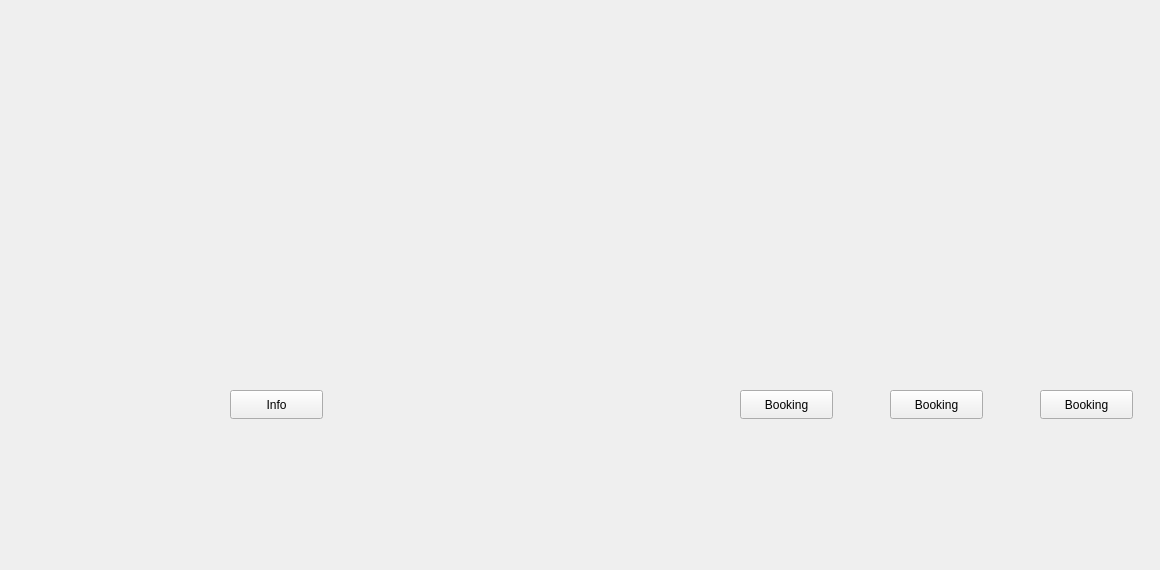
      <widget class="QWidget" name="tab_9">
       <attribute name="title">
        <string>Floor 0</string>
       </attribute>
       <widget class="QLabel" name="label_9">
        <property name="geometry">
         <rect>
          <x>10</x>
          <y>0</y>
          <width>1141</width>
          <height>561</height>
         </rect>
        </property>
        <property name="text">
         <string/>
        </property>
        <property name="pixmap">
         <pixmap>C:/Users/thekr/Downloads/Layout.png</pixmap>
        </property>
        <property name="scaledContents">
         <bool>true</bool>
        </property>
       </widget>
       <widget class="QPushButton" name="BookingRoom_0">
        <property name="geometry">
         <rect>
          <x>740</x>
          <y>390</y>
          <width>93</width>
          <height>29</height>
         </rect>
        </property>
        <property name="text">
         <string>Booking</string>
        </property>
       </widget>
       <widget class="QPushButton" name="BookingRoom_1">
        <property name="geometry">
         <rect>
          <x>890</x>
          <y>390</y>
          <width>93</width>
          <height>29</height>
         </rect>
        </property>
        <property name="text">
         <string>Booking</string>
        </property>
       </widget>
       <widget class="QPushButton" name="BookingRoom_2">
        <property name="geometry">
         <rect>
          <x>1040</x>
          <y>390</y>
          <width>93</width>
          <height>29</height>
         </rect>
        </property>
        <property name="text">
         <string>Booking</string>
        </property>
       </widget>
       <widget class="QPushButton" name="InfoStorageButton">
        <property name="geometry">
         <rect>
          <x>230</x>
          <y>390</y>
          <width>93</width>
          <height>29</height>
         </rect>
        </property>
        <property name="text">
         <string>Info</string>
        </property>
       </widget>
      </widget>
